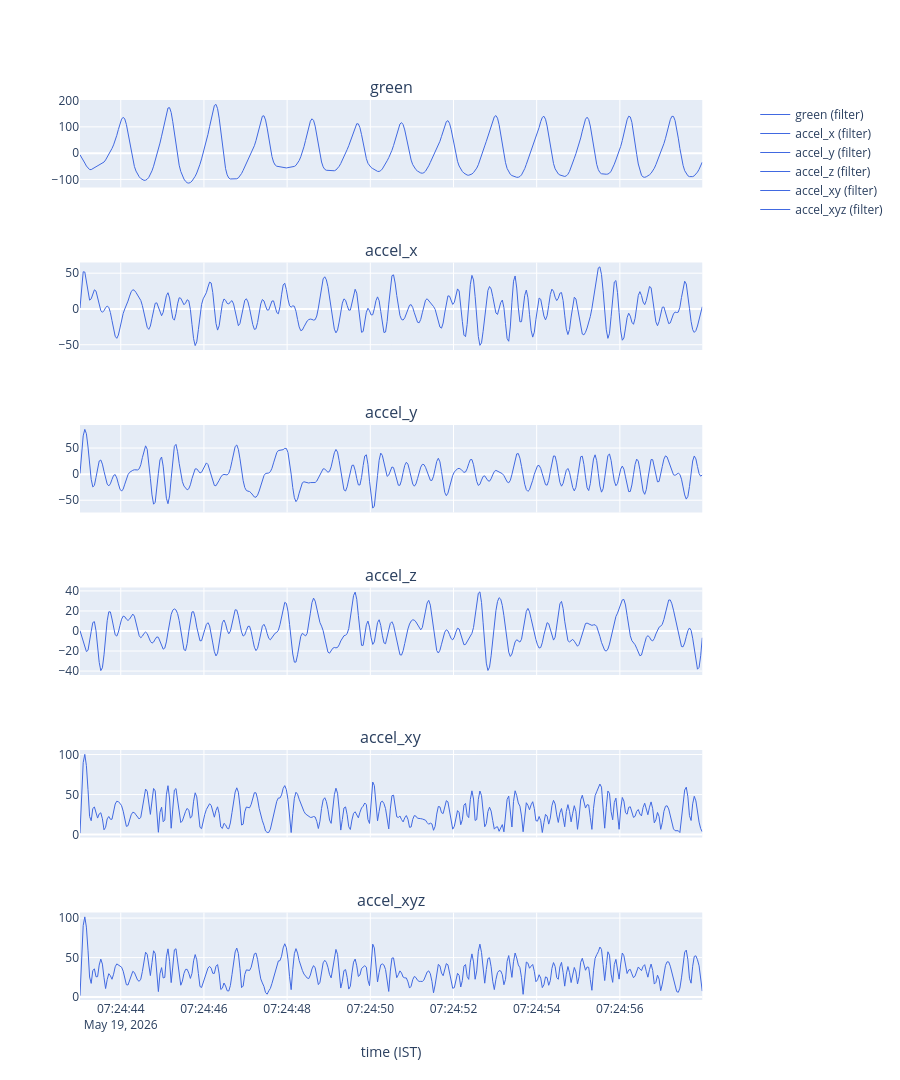

The code cell stored with this chart in its notebook:
### Code cell
t = pd.to_datetime(ga_raw['timestamp'], unit='ms', utc=True).dt.tz_convert('Asia/Kolkata')

cols = [c for c in ga_raw.columns if c != 'timestamp']
specs = [[{'secondary_y': True}] for _ in cols]
fig = make_subplots(rows=len(cols), cols=1, shared_xaxes=True, subplot_titles=cols, specs=specs)
for i, c in enumerate(cols, start=1):
    # fig.add_trace(
    #     go.Scatter(x=t, y=ga_raw[c], name=f'{c} (raw)',
    #                line=dict(color='red', width=1)),
    #     row=i, col=1, secondary_y=False,
    # )
    fig.add_trace(
        go.Scatter(x=t, y=ga_filt[c], name=f'{c} (filter)',
                   line=dict(color='royalblue', width=1)),
        row=i, col=1, secondary_y=False,
    )
fig.update_xaxes(title_text='time (IST)', row=len(cols), col=1)
fig.update_layout(height=180 * len(cols), showlegend=True)
fig.show()

### Figure 1 — Plotly figure (JSON) as saved in the notebook; plotly's stock layout.template omitted (floating-point values rounded to 4 significant figures; data arrays with more than 128 entries replaced by an {"elided": "..."} marker saying what was removed)
{"data": [{"line": {"color": "royalblue", "width": 1}, "name": "green (filter)", "type": "scatter", "x": {"elided": "390 str values"}, "xaxis": "x", "y": {"elided": "390 float values"}, "yaxis": "y"}, {"line": {"color": "royalblue", "width": 1}, "name": "accel_x (filter)", "type": "scatter", "x": {"elided": "390 str values"}, "xaxis": "x2", "y": {"elided": "390 float values"}, "yaxis": "y3"}, {"line": {"color": "royalblue", "width": 1}, "name": "accel_y (filter)", "type": "scatter", "x": {"elided": "390 str values"}, "xaxis": "x3", "y": {"elided": "390 float values"}, "yaxis": "y5"}, {"line": {"color": "royalblue", "width": 1}, "name": "accel_z (filter)", "type": "scatter", "x": {"elided": "390 str values"}, "xaxis": "x4", "y": {"elided": "390 float values"}, "yaxis": "y7"}, {"line": {"color": "royalblue", "width": 1}, "name": "accel_xy (filter)", "type": "scatter", "x": {"elided": "390 str values"}, "xaxis": "x5", "y": {"elided": "390 float values"}, "yaxis": "y9"}, {"line": {"color": "royalblue", "width": 1}, "name": "accel_xyz (filter)", "type": "scatter", "x": {"elided": "390 str values"}, "xaxis": "x6", "y": {"elided": "390 float values"}, "yaxis": "y11"}], "layout": {"annotations": [{"font": {"size": 16}, "showarrow": false, "text": "green", "x": 0.47, "xanchor": "center", "xref": "paper", "y": 1.0, "yanchor": "bottom", "yref": "paper"}, {"font": {"size": 16}, "showarrow": false, "text": "accel_x", "x": 0.47, "xanchor": "center", "xref": "paper", "y": 0.8194, "yanchor": "bottom", "yref": "paper"}, {"font": {"size": 16}, "showarrow": false, "text": "accel_y", "x": 0.47, "xanchor": "center", "xref": "paper", "y": 0.6389, "yanchor": "bottom", "yref": "paper"}, {"font": {"size": 16}, "showarrow": false, "text": "accel_z", "x": 0.47, "xanchor": "center", "xref": "paper", "y": 0.4583, "yanchor": "bottom", "yref": "paper"}, {"font": {"size": 16}, "showarrow": false, "text": "accel_xy", "x": 0.47, "xanchor": "center", "xref": "paper", "y": 0.2778, "yanchor": "bottom", "yref": "paper"}, {"font": {"size": 16}, "showarrow": false, "text": "accel_xyz", "x": 0.47, "xanchor": "center", "xref": "paper", "y": 0.09722, "yanchor": "bottom", "yref": "paper"}], "height": 1080, "showlegend": true, "xaxis": {"anchor": "y", "domain": [0, 0.94], "matches": "x6", "showticklabels": false}, "xaxis2": {"anchor": "y3", "domain": [0, 0.94], "matches": "x6", "showticklabels": false}, "xaxis3": {"anchor": "y5", "domain": [0, 0.94], "matches": "x6", "showticklabels": false}, "xaxis4": {"anchor": "y7", "domain": [0, 0.94], "matches": "x6", "showticklabels": false}, "xaxis5": {"anchor": "y9", "domain": [0, 0.94], "matches": "x6", "showticklabels": false}, "xaxis6": {"anchor": "y11", "domain": [0, 0.94], "title": {"text": "time (IST)"}}, "yaxis": {"anchor": "x", "domain": [0.9028, 1.0]}, "yaxis10": {"anchor": "x5", "overlaying": "y9", "side": "right"}, "yaxis11": {"anchor": "x6", "domain": [0, 0.09722]}, "yaxis12": {"anchor": "x6", "overlaying": "y11", "side": "right"}, "yaxis2": {"anchor": "x", "overlaying": "y", "side": "right"}, "yaxis3": {"anchor": "x2", "domain": [0.7222, 0.8194]}, "yaxis4": {"anchor": "x2", "overlaying": "y3", "side": "right"}, "yaxis5": {"anchor": "x3", "domain": [0.5417, 0.6389]}, "yaxis6": {"anchor": "x3", "overlaying": "y5", "side": "right"}, "yaxis7": {"anchor": "x4", "domain": [0.3611, 0.4583]}, "yaxis8": {"anchor": "x4", "overlaying": "y7", "side": "right"}, "yaxis9": {"anchor": "x5", "domain": [0.1806, 0.2778]}}}
